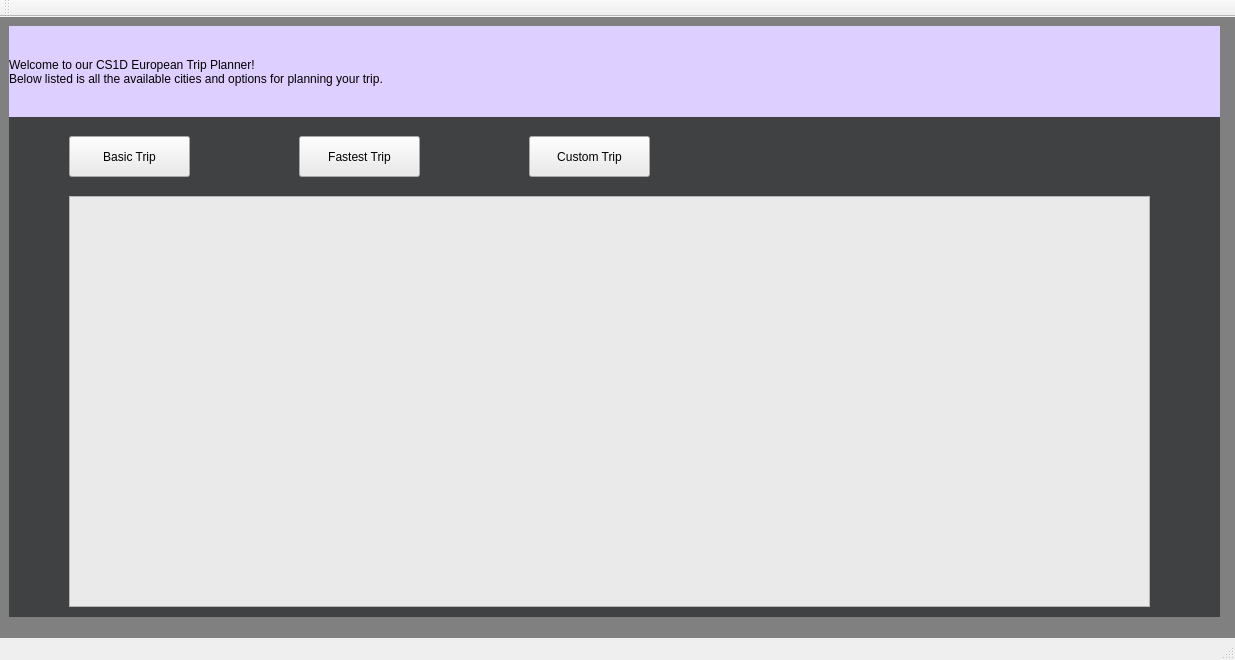
<?xml version="1.0" encoding="UTF-8"?>
<ui version="4.0">
 <class>MainWindow</class>
 <widget class="QMainWindow" name="MainWindow">
  <property name="geometry">
   <rect>
    <x>0</x>
    <y>0</y>
    <width>1235</width>
    <height>660</height>
   </rect>
  </property>
  <property name="windowTitle">
   <string>MainWindow</string>
  </property>
  <widget class="QWidget" name="centralWidget">
   <property name="styleSheet">
    <string notr="true">background-color: grey</string>
   </property>
   <widget class="QStackedWidget" name="stackedWidget">
    <property name="geometry">
     <rect>
      <x>9</x>
      <y>9</y>
      <width>1211</width>
      <height>591</height>
     </rect>
    </property>
    <property name="styleSheet">
     <string notr="true">background-color: rgb(64, 65, 66)</string>
    </property>
    <property name="currentIndex">
     <number>0</number>
    </property>
    <widget class="QWidget" name="page">
     <widget class="QLabel" name="label_2">
      <property name="geometry">
       <rect>
        <x>0</x>
        <y>0</y>
        <width>1211</width>
        <height>91</height>
       </rect>
      </property>
      <property name="styleSheet">
       <string notr="true">font: 75 22pt &quot;Times New Roman&quot;;
background-color: rgb(221, 207, 255)</string>
      </property>
      <property name="text">
       <string>Welcome to our CS1D European Trip Planner! 
Below listed is all the available cities and options for planning your trip.</string>
      </property>
     </widget>
     <widget class="QPushButton" name="pushButton">
      <property name="geometry">
       <rect>
        <x>60</x>
        <y>110</y>
        <width>121</width>
        <height>41</height>
       </rect>
      </property>
      <property name="styleSheet">
       <string notr="true">background-color :rgb(234, 234, 234)</string>
      </property>
      <property name="text">
       <string>Basic Trip</string>
      </property>
     </widget>
     <widget class="QPushButton" name="pushButton_2">
      <property name="geometry">
       <rect>
        <x>290</x>
        <y>110</y>
        <width>121</width>
        <height>41</height>
       </rect>
      </property>
      <property name="styleSheet">
       <string notr="true">background-color :rgb(234, 234, 234)</string>
      </property>
      <property name="text">
       <string>Fastest Trip</string>
      </property>
     </widget>
     <widget class="QPushButton" name="pushButton_3">
      <property name="geometry">
       <rect>
        <x>520</x>
        <y>110</y>
        <width>121</width>
        <height>41</height>
       </rect>
      </property>
      <property name="styleSheet">
       <string notr="true">background-color :rgb(234, 234, 234)</string>
      </property>
      <property name="text">
       <string>Custom Trip</string>
      </property>
     </widget>
     <widget class="QListWidget" name="listWidget">
      <property name="geometry">
       <rect>
        <x>60</x>
        <y>170</y>
        <width>1081</width>
        <height>411</height>
       </rect>
      </property>
      <property name="styleSheet">
       <string notr="true">background-color :rgb(234, 234, 234)</string>
      </property>
     </widget>
    </widget>
    <widget class="QWidget" name="page_2">
     <widget class="QLabel" name="label">
      <property name="geometry">
       <rect>
        <x>20</x>
        <y>10</y>
        <width>331</width>
        <height>71</height>
       </rect>
      </property>
      <property name="text">
       <string>CS1D Project 1 devolped by *Insert Team Name Here*</string>
      </property>
     </widget>
    </widget>
    <widget class="QWidget" name="page_3"/>
   </widget>
  </widget>
  <widget class="QMenuBar" name="menuBar">
   <property name="geometry">
    <rect>
     <x>0</x>
     <y>0</y>
     <width>1235</width>
     <height>26</height>
    </rect>
   </property>
  </widget>
  <widget class="QToolBar" name="mainToolBar">
   <attribute name="toolBarArea">
    <enum>TopToolBarArea</enum>
   </attribute>
   <attribute name="toolBarBreak">
    <bool>false</bool>
   </attribute>
  </widget>
  <widget class="QStatusBar" name="statusBar"/>
 </widget>
 <layoutdefault spacing="6" margin="11"/>
 <resources/>
 <connections/>
</ui>
